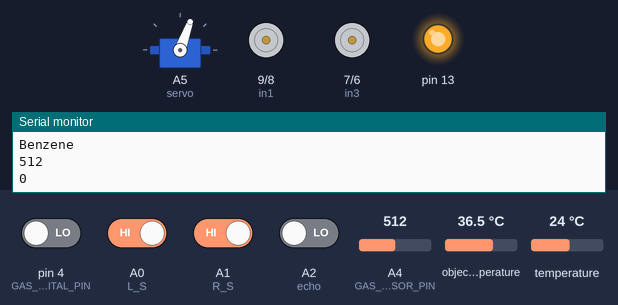
Simulated run of this sketch. Board: Arduino Uno, built with avr-gcc and run on an emulated ATmega328P. Parts: servo, motor-driver pin pairs drawn as motors (green arrow = first pin HIGH = forward, orange = second pin HIGH = backward, longer = more drive, scaled by the enable pin), output pins drawn as LEDs (lit = HIGH), the last lines printed to the serial monitor. Wiring (inferred from the names in the program): servo: signal A5. Inputs (shaded band) come from the test bench; at power-on: A0 (L_S), A1 (R_S) HIGH, A2 (echo), pin 4 (GAS_SENSOR_DIGITAL_PIN) LOW, A4 (GAS_SENSOR_PIN) = 512, object temperature 36.5 °C, temperature 24 °C. Servo pulses on a pin are drawn as a servo (544–2400 µs = 0–180°); pins used as bus, display or sensor lines are not drawn.

Above: at 5.7 s.
5.8 s: A4 (GAS_SENSOR_PIN) set to 409
At 10.9 s:
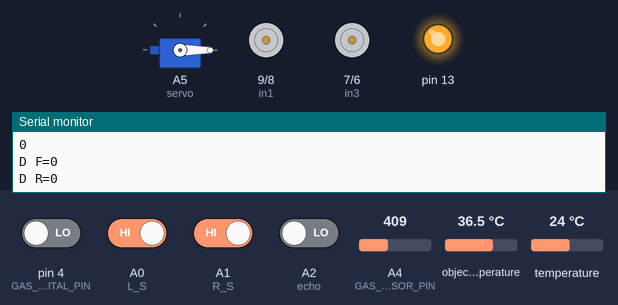
17.2 s: A4 (GAS_SENSOR_PIN) set to 392
At 19.3 s:
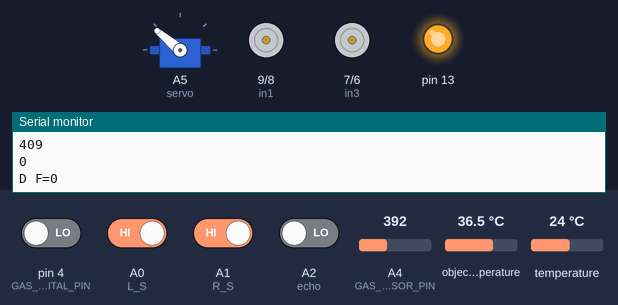
At 31.7 s:
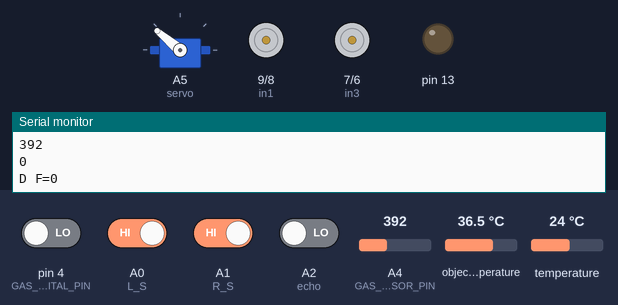
34.7 s: A0 (L_S) driven HIGH
50.2 s: A1 (R_S) driven HIGH
Timing chart, 0 to 55.6 s (numbered marks = the images above; inputs shaded):
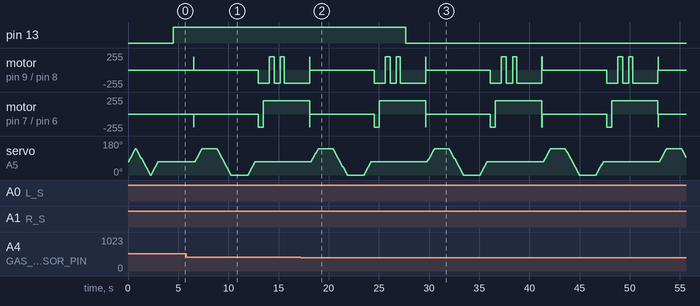

The sketch:

Arduino_Main.ino
```cpp
/*
 * Autonomous Hazard Inspection Robot - Arduino Main
 * Hardware: Arduino UNO R3, L298N, HC-SR04, 2x IR sensors, SG90 servo,
 *           MQ-135 gas sensor, MLX90614 temperature sensor
 * Peripherals: ESP-12F(ESP8266) via SoftwareSerial for cloud telemetry
 */

#include <DFRobot_MLX90614.h>
#include <SoftwareSerial.h>
#include <Adafruit_MLX90614.h>

SoftwareSerial espSerial(2, 3); // RX, TX

#define enA 10
#define in1 9
#define in2 8
#define in3 7
#define in4 6
#define enB 5

#define L_S A0
#define R_S A1

#define echo A2
#define trigger A3

#define servo A5

#define GAS_SENSOR_PIN A4
#define GAS_SENSOR_DIGITAL_PIN 4

Adafruit_MLX90614 mlx = Adafruit_MLX90614();

int Set = 15;
int distance_L, distance_F, distance_R;
int sensorValue;
int digitalValue;

void servoPulse(int pin, int angle) {
  int pwm = (angle * 11) + 500;
  digitalWrite(pin, HIGH);
  delayMicroseconds(pwm);
  digitalWrite(pin, LOW);
  delay(50);
}

long Ultrasonic_read() {
  digitalWrite(trigger, LOW); delayMicroseconds(2);
  digitalWrite(trigger, HIGH); delayMicroseconds(10);
  long time = pulseIn(echo, HIGH);
  return time / 29 / 2;
}

void readAndProcessGasSensor() {
  sensorValue = analogRead(GAS_SENSOR_PIN);
  digitalValue = digitalRead(GAS_SENSOR_DIGITAL_PIN);

  if      (sensorValue >= 10   && sensorValue <= 300)  Serial.println("NH3");
  else if (sensorValue >  300  && sensorValue <= 1000) Serial.println("Benzene");
  else if (sensorValue >  1000 && sensorValue <= 2000) Serial.println("CO2");
  else   Serial.println("Unknown or out of range");

  digitalWrite(13, sensorValue > 400 ? HIGH : LOW);

  Serial.println(sensorValue, DEC);
  Serial.println(digitalValue, DEC);
  delay(1000);
}

void forword() {
  digitalWrite(in1, LOW);  digitalWrite(in2, HIGH);
  digitalWrite(in3, HIGH); digitalWrite(in4, LOW);
}

void backword() {
  digitalWrite(in1, HIGH); digitalWrite(in2, LOW);
  digitalWrite(in3, LOW);  digitalWrite(in4, HIGH);
}

void turnRight() {
  digitalWrite(in1, LOW);  digitalWrite(in2, HIGH);
  digitalWrite(in3, LOW);  digitalWrite(in4, HIGH);
}

void turnLeft() {
  digitalWrite(in1, HIGH); digitalWrite(in2, LOW);
  digitalWrite(in3, HIGH); digitalWrite(in4, LOW);
}

void Stop() {
  digitalWrite(in1, LOW);  digitalWrite(in2, LOW);
  digitalWrite(in3, LOW);  digitalWrite(in4, LOW);
}

void compareDistance() {
  if (distance_L > distance_R) {
    turnLeft();  delay(500);
    forword();   delay(600);
    turnRight(); delay(500);
    forword();   delay(600);
    turnRight(); delay(400);
  } else {
    turnRight(); delay(500);
    forword();   delay(600);
    turnLeft();  delay(500);
    forword();   delay(600);
    turnLeft();  delay(400);
  }
}

void Check_side() {
  Stop(); delay(100);

  for (int angle = 70; angle <= 140; angle += 5) servoPulse(servo, angle);
  delay(300);
  distance_R = Ultrasonic_read(); Serial.print("D R="); Serial.println(distance_R);
  delay(100);

  for (int angle = 140; angle >= 0; angle -= 5) servoPulse(servo, angle);
  delay(500);
  distance_L = Ultrasonic_read(); Serial.print("D L="); Serial.println(distance_L);
  delay(100);

  for (int angle = 0; angle <= 70; angle += 5) servoPulse(servo, angle);
  delay(300);

  compareDistance();
}

void setup() {
  espSerial.begin(9600);
  Serial.begin(9600);

  pinMode(R_S, INPUT); pinMode(L_S, INPUT);
  pinMode(echo, INPUT); pinMode(trigger, OUTPUT);

  pinMode(enA, OUTPUT); pinMode(in1, OUTPUT);
  pinMode(in2, OUTPUT); pinMode(in3, OUTPUT);
  pinMode(in4, OUTPUT); pinMode(enB, OUTPUT);

  analogWrite(enA, 200); analogWrite(enB, 200);

  pinMode(13, OUTPUT);
  pinMode(GAS_SENSOR_DIGITAL_PIN, INPUT);
  pinMode(servo, OUTPUT);

  for (int angle = 70; angle <= 140; angle += 5) servoPulse(servo, angle);
  for (int angle = 140; angle >= 0; angle -= 5)  servoPulse(servo, angle);
  for (int angle = 0; angle <= 70; angle += 5)   servoPulse(servo, angle);

  distance_F = Ultrasonic_read(); delay(500);

  if (!mlx.begin()) {
    Serial.println("Error connecting to MLX sensor. Check wiring.");
    while (1);
  }
}

void loop() {
  readAndProcessGasSensor();

  distance_F = Ultrasonic_read();
  Serial.print("D F="); Serial.println(distance_F);

  if ((digitalRead(R_S) == 0) && (digitalRead(L_S) == 0)) {
    if (distance_F > Set) forword();
    else { Stop(); Check_side(); }
  }
  else if ((digitalRead(R_S) == 1) && (digitalRead(L_S) == 0)) turnRight();
  else if ((digitalRead(R_S) == 0) && (digitalRead(L_S) == 1)) turnLeft();
  else if ((digitalRead(R_S) == 1) && (digitalRead(L_S) == 1)) {
    Stop(); delay(10);
    backword(); delay(10);
    Check_side();
    forword();
  }

  float ambC = mlx.readAmbientTempC();
  float objC = mlx.readObjectTempC();

  Serial.print("AmbientC="); Serial.print(ambC);
  Serial.print("  ObjectC="); Serial.println(objC);

  String dataToSend = String(distance_F) + "," + String(sensorValue) + "," + String(ambC) + "," + String(objC);
  espSerial.println(dataToSend);
  delay(500);
}
```

Measured:
- the behaviour switches between 401 and 400 on A4 (GAS_SENSOR_PIN) (found by bisection; images 1 and 2)
- after the input at 17.2 s, pin 13: HIGH → LOW after 10.5 s
